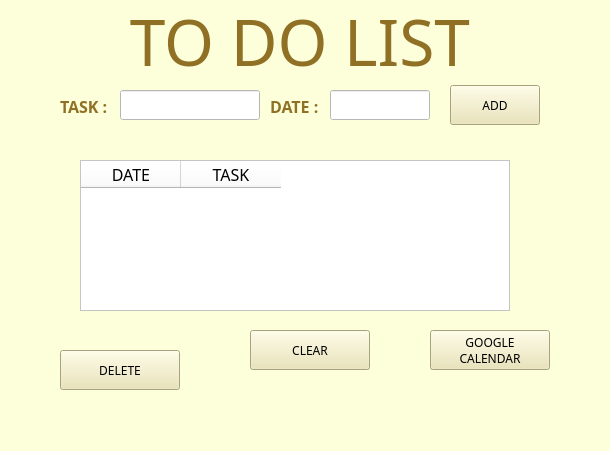
<?xml version="1.0" encoding="UTF-8"?>
<ui version="4.0">
 <class>MainWindow</class>
 <widget class="QMainWindow" name="MainWindow">
  <property name="geometry">
   <rect>
    <x>0</x>
    <y>0</y>
    <width>610</width>
    <height>451</height>
   </rect>
  </property>
  <property name="windowTitle">
   <string>MainWindow</string>
  </property>
  <property name="styleSheet">
   <string notr="true">background-color: rgb(252, 255, 217);</string>
  </property>
  <widget class="QWidget" name="centralwidget">
   <widget class="QPushButton" name="delbut">
    <property name="geometry">
     <rect>
      <x>60</x>
      <y>350</y>
      <width>120</width>
      <height>40</height>
     </rect>
    </property>
    <property name="font">
     <font>
      <family>Century Gothic</family>
     </font>
    </property>
    <property name="styleSheet">
     <string notr="true">background-color: rgb(234, 227, 174);</string>
    </property>
    <property name="text">
     <string>DELETE</string>
    </property>
   </widget>
   <widget class="QPushButton" name="clearbut">
    <property name="geometry">
     <rect>
      <x>250</x>
      <y>330</y>
      <width>120</width>
      <height>40</height>
     </rect>
    </property>
    <property name="font">
     <font>
      <family>Century Gothic</family>
     </font>
    </property>
    <property name="styleSheet">
     <string notr="true">background-color: rgb(234, 227, 174);</string>
    </property>
    <property name="text">
     <string>CLEAR</string>
    </property>
   </widget>
   <widget class="QPushButton" name="ggbut">
    <property name="geometry">
     <rect>
      <x>430</x>
      <y>330</y>
      <width>120</width>
      <height>40</height>
     </rect>
    </property>
    <property name="font">
     <font>
      <family>Century Gothic</family>
     </font>
    </property>
    <property name="styleSheet">
     <string notr="true">background-color: rgb(234, 227, 174);</string>
    </property>
    <property name="text">
     <string>GOOGLE 
CALENDAR</string>
    </property>
   </widget>
   <widget class="QPushButton" name="addbut">
    <property name="geometry">
     <rect>
      <x>450</x>
      <y>85</y>
      <width>90</width>
      <height>40</height>
     </rect>
    </property>
    <property name="font">
     <font>
      <family>Century Gothic</family>
     </font>
    </property>
    <property name="styleSheet">
     <string notr="true">background-color: rgb(234, 227, 174);</string>
    </property>
    <property name="text">
     <string>ADD</string>
    </property>
   </widget>
   <widget class="QLabel" name="datelabel">
    <property name="geometry">
     <rect>
      <x>270</x>
      <y>100</y>
      <width>50</width>
      <height>13</height>
     </rect>
    </property>
    <property name="font">
     <font>
      <family>Century Gothic</family>
      <pointsize>12</pointsize>
      <weight>75</weight>
      <bold>true</bold>
     </font>
    </property>
    <property name="styleSheet">
     <string notr="true">
color: rgb(144, 112, 37);</string>
    </property>
    <property name="text">
     <string>DATE :</string>
    </property>
   </widget>
   <widget class="QLabel" name="tasklabel">
    <property name="geometry">
     <rect>
      <x>60</x>
      <y>100</y>
      <width>47</width>
      <height>13</height>
     </rect>
    </property>
    <property name="font">
     <font>
      <family>Century Gothic</family>
      <pointsize>12</pointsize>
      <weight>75</weight>
      <bold>true</bold>
     </font>
    </property>
    <property name="styleSheet">
     <string notr="true">
color: rgb(144, 112, 37);</string>
    </property>
    <property name="text">
     <string>TASK :</string>
    </property>
   </widget>
   <widget class="QLabel" name="todolistlabel">
    <property name="geometry">
     <rect>
      <x>0</x>
      <y>0</y>
      <width>600</width>
      <height>81</height>
     </rect>
    </property>
    <property name="font">
     <font>
      <family>Century Gothic</family>
      <pointsize>48</pointsize>
      <weight>9</weight>
      <italic>false</italic>
      <bold>false</bold>
     </font>
    </property>
    <property name="styleSheet">
     <string notr="true">
color: rgb(144, 112, 37);
font: 75 48pt &quot;Century Gothic&quot;;</string>
    </property>
    <property name="text">
     <string>TO DO LIST</string>
    </property>
    <property name="alignment">
     <set>Qt::AlignCenter</set>
    </property>
   </widget>
   <widget class="QLineEdit" name="lineEdit">
    <property name="geometry">
     <rect>
      <x>120</x>
      <y>90</y>
      <width>140</width>
      <height>30</height>
     </rect>
    </property>
    <property name="font">
     <font>
      <family>Century Gothic</family>
      <pointsize>10</pointsize>
     </font>
    </property>
    <property name="styleSheet">
     <string notr="true">background-color: rgb(255, 255, 255);</string>
    </property>
   </widget>
   <widget class="QTableWidget" name="tableWidget">
    <property name="geometry">
     <rect>
      <x>80</x>
      <y>160</y>
      <width>430</width>
      <height>151</height>
     </rect>
    </property>
    <property name="font">
     <font>
      <family>Century Gothic</family>
      <pointsize>10</pointsize>
     </font>
    </property>
    <property name="styleSheet">
     <string notr="true">background-color: rgb(255, 255, 255);</string>
    </property>
    <column>
     <property name="text">
      <string>DATE</string>
     </property>
     <property name="font">
      <font>
       <family>Century Gothic</family>
       <pointsize>12</pointsize>
      </font>
     </property>
    </column>
    <column>
     <property name="text">
      <string>TASK</string>
     </property>
     <property name="font">
      <font>
       <family>Century Gothic</family>
       <pointsize>12</pointsize>
      </font>
     </property>
    </column>
   </widget>
   <widget class="QLabel" name="infolabel">
    <property name="geometry">
     <rect>
      <x>0</x>
      <y>130</y>
      <width>611</width>
      <height>21</height>
     </rect>
    </property>
    <property name="font">
     <font>
      <family>Century Gothic</family>
     </font>
    </property>
    <property name="text">
     <string/>
    </property>
    <property name="alignment">
     <set>Qt::AlignCenter</set>
    </property>
   </widget>
   <widget class="QLineEdit" name="lineEdit_2">
    <property name="geometry">
     <rect>
      <x>330</x>
      <y>90</y>
      <width>100</width>
      <height>30</height>
     </rect>
    </property>
    <property name="font">
     <font>
      <family>Century Gothic</family>
      <pointsize>10</pointsize>
     </font>
    </property>
    <property name="styleSheet">
     <string notr="true">background-color: rgb(255, 255, 255);</string>
    </property>
   </widget>
  </widget>
  <widget class="QMenuBar" name="menubar">
   <property name="geometry">
    <rect>
     <x>0</x>
     <y>0</y>
     <width>610</width>
     <height>21</height>
    </rect>
   </property>
  </widget>
  <widget class="QStatusBar" name="statusbar"/>
 </widget>
 <resources/>
 <connections/>
</ui>
